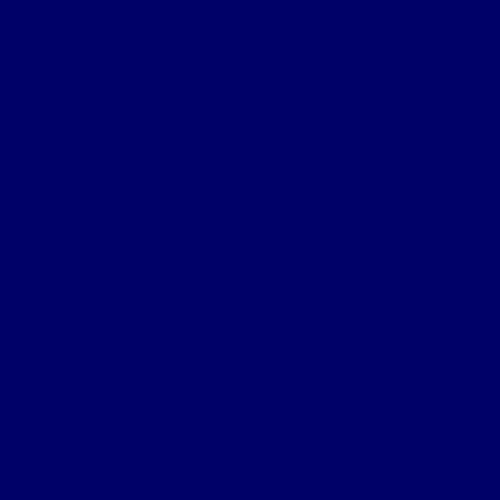
Frame 1 (no input)
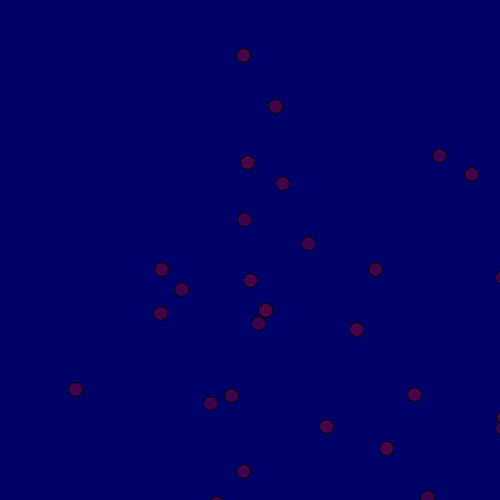
Frame 60 (the mouse pressed at the canvas centre just before this capture)
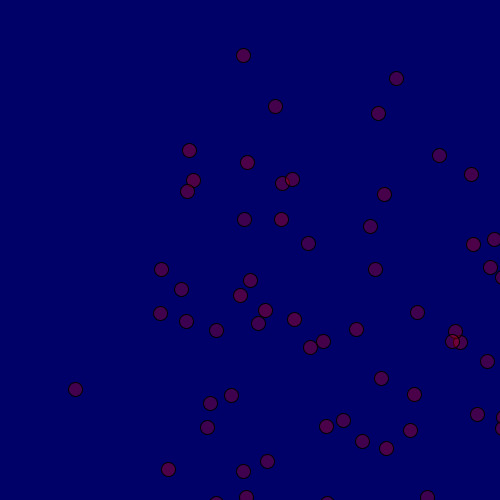
Frame 120 (the mouse held since frame 60 and released just before this capture)

The Processing sketch that drew these frames (run headless with seeded random() and noise(); from frame 60 on, the mouse is pressed at the canvas centre):

// Processing sketch: p135_2
// ── p135_2.pde
void setup() {
  size(500,500);
  colorMode(HSB, 0, 100, 100);
  smooth();
  // noLoop();
  background(360);
  frameRate(30);
}

void draw() {
  fill(360,100,100,random(60,80));
  float x = random(width/2);
  float y = random(height/2);
  translate(random(0,width), random(0,height));
  ellipse(x, y, 14, 14);
}
